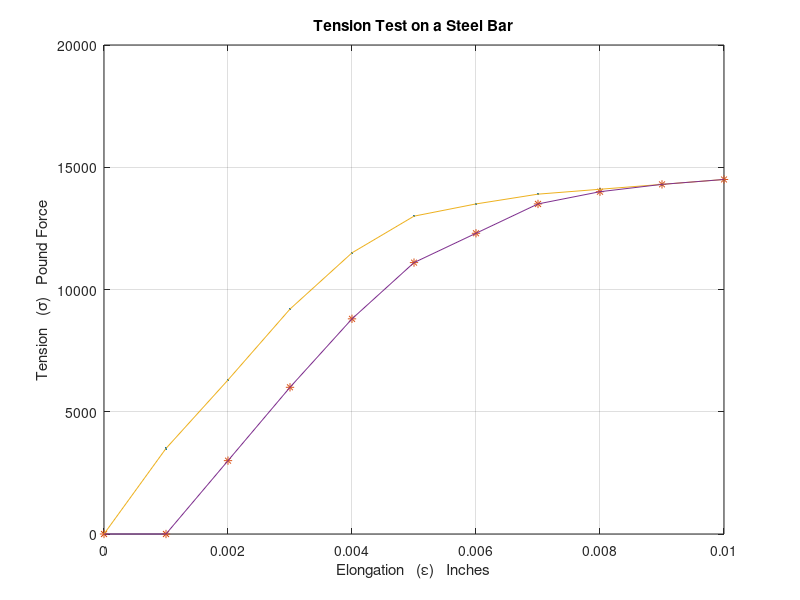

Reproduce this figure in MATLAB. (Note: this script raises an error after producing the figure.)
% Shaun Mbateng %
% Homework 4_3.m %
% November 2, 2010 %
% This Part Plots the Tension Test %

clc
clear

disp('Shaun Mbateng')
disp('Homework 4 Part 3')
disp('November 2, 2010')
disp(' ')

% Part a %
e = [0:0.001:0.01];
it = [0 3500 6300 9200 11500 13000 13500 13900 14100 14300 14500];
dt = [0 0 3000 6000 8800 11100 12300 13500 14000 14300 14500];
plot(e,it,'.',e,dt,'*',e,it,e,dt)
xlabel('Elongation   (\epsilon)   Inches')
ylabel('Tension   (\sigma)   Pound Force')
title('Tension Test on a Steel Bar')
grid
gtext('Increasing Tension Force')
gtext('Decreasing Tension Force')

%Part b %
it1 = interp1(e,it,0.00788,'linear');
it2 = interp1(e,it,0.00788,'spline');
fprintf('The Increasing Tension Force at an Elongation of 0.00788 in \n') 
fprintf('is %.2f lbf with Linear Interpolation and %.2f lbf with Spline Interpolation. \n',it1,it2)
